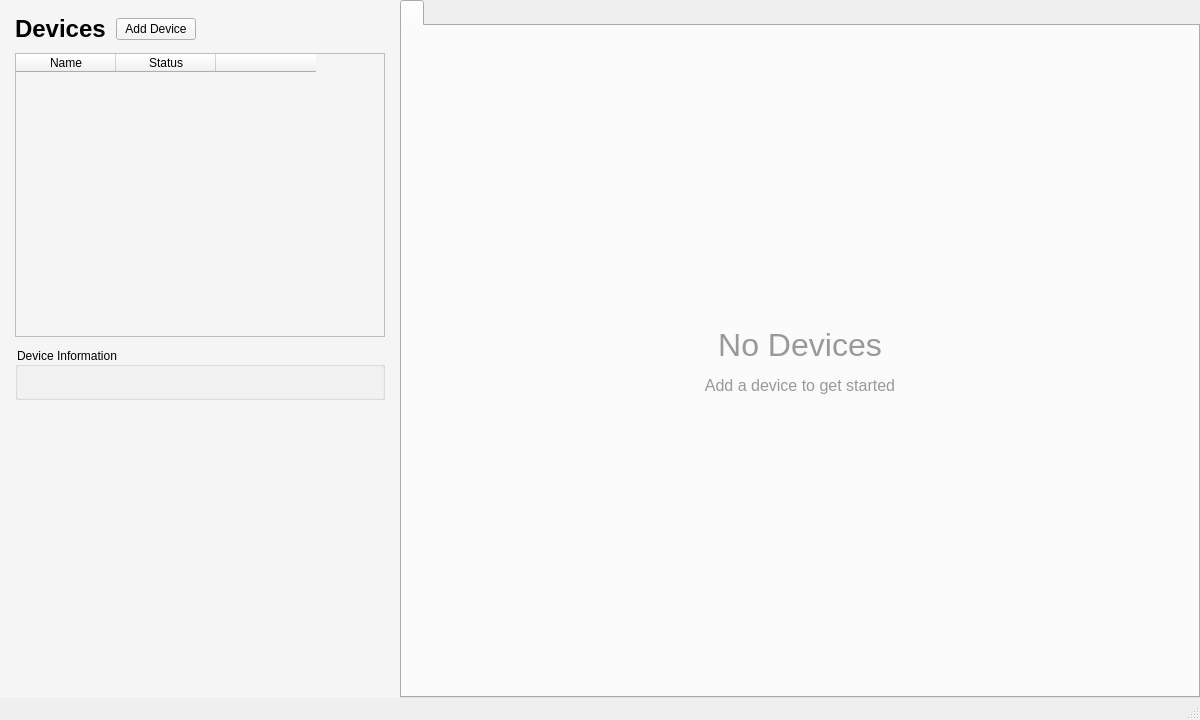
<?xml version="1.0" encoding="UTF-8"?>
<ui version="4.0">
 <class>MainWindow</class>
 <widget class="QMainWindow" name="MainWindow">
  <property name="geometry">
   <rect>
    <x>0</x>
    <y>0</y>
    <width>1200</width>
    <height>720</height>
   </rect>
  </property>
  <property name="windowTitle">
   <string>Multi-Device Dashboard</string>
  </property>
  <widget class="QWidget" name="centralwidget">
   <layout class="QHBoxLayout" name="horizontalLayout">
    <property name="spacing">
     <number>0</number>
    </property>
    <property name="leftMargin">
     <number>0</number>
    </property>
    <property name="topMargin">
     <number>0</number>
    </property>
    <property name="rightMargin">
     <number>0</number>
    </property>
    <property name="bottomMargin">
     <number>0</number>
    </property>
    <item>
     <widget class="QWidget" name="leftPanel">
      <property name="minimumSize">
       <size>
        <width>350</width>
        <height>0</height>
       </size>
      </property>
      <property name="maximumSize">
       <size>
        <width>400</width>
        <height>16777215</height>
       </size>
      </property>
      <property name="styleSheet">
       <string notr="true">background-color: #f5f5f5;</string>
      </property>
      <layout class="QVBoxLayout" name="leftLayout">
       <property name="spacing">
        <number>10</number>
       </property>
       <property name="leftMargin">
        <number>15</number>
       </property>
       <property name="topMargin">
        <number>15</number>
       </property>
       <property name="rightMargin">
        <number>15</number>
       </property>
       <property name="bottomMargin">
        <number>15</number>
       </property>
       <item>
        <layout class="QHBoxLayout" name="headerLayout">
         <property name="spacing">
          <number>10</number>
         </property>
         <property name="leftMargin">
          <number>0</number>
         </property>
         <property name="topMargin">
          <number>0</number>
         </property>
         <property name="rightMargin">
          <number>0</number>
         </property>
         <property name="bottomMargin">
          <number>0</number>
         </property>
         <item>
          <widget class="QLabel" name="titleLabel">
           <property name="text">
            <string>Devices</string>
           </property>
           <property name="styleSheet">
            <string notr="true">font-size: 18pt; font-weight: bold;</string>
           </property>
          </widget>
         </item>
         <item>
          <widget class="QPushButton" name="addDeviceButton">
           <property name="text">
            <string>Add Device</string>
           </property>
          </widget>
         </item>
         <item>
          <spacer name="headerSpacer">
           <property name="orientation">
            <enum>Qt::Horizontal</enum>
           </property>
           <property name="sizeHint" stdset="0">
            <size>
             <width>40</width>
             <height>20</height>
            </size>
           </property>
          </spacer>
         </item>
        </layout>
       </item>
       <item>
        <widget class="QTableWidget" name="devicesTable">
         <property name="alternatingRowColors">
          <bool>true</bool>
         </property>
         <property name="selectionMode">
          <enum>QAbstractItemView::SingleSelection</enum>
         </property>
         <property name="selectionBehavior">
          <enum>QAbstractItemView::SelectRows</enum>
         </property>
        <column>
         <property name="text">
          <string>Name</string>
         </property>
        </column>
        <column>
         <property name="text">
          <string>Status</string>
         </property>
        </column>
        <column>
         <property name="text">
          <string/>
         </property>
        </column>
        </widget>
       </item>
       <item>
        <widget class="QGroupBox" name="deviceInfoBox">
         <property name="title">
          <string>Device Information</string>
         </property>
         <layout class="QVBoxLayout" name="deviceInfoLayout">
          <property name="spacing">
           <number>5</number>
          </property>
          <property name="leftMargin">
           <number>10</number>
          </property>
          <property name="topMargin">
           <number>20</number>
          </property>
          <property name="rightMargin">
           <number>10</number>
          </property>
          <property name="bottomMargin">
           <number>10</number>
          </property>
         </layout>
        </widget>
       </item>
       <item>
        <spacer name="verticalSpacer">
         <property name="orientation">
          <enum>Qt::Vertical</enum>
         </property>
         <property name="sizeHint" stdset="0">
          <size>
           <width>20</width>
           <height>40</height>
          </size>
         </property>
        </spacer>
       </item>
      </layout>
     </widget>
    </item>
    <item>
     <widget class="QSplitter" name="splitter">
      <property name="orientation">
       <enum>Qt::Horizontal</enum>
      </property>
      <property name="handleWidth">
       <number>5</number>
      </property>
      <widget class="QTabWidget" name="rightPanel">
       <property name="currentIndex">
        <number>-1</number>
       </property>
       <widget class="QWidget" name="noDevicesPlaceholder">
        <property name="enabled">
         <bool>false</bool>
        </property>
        <layout class="QVBoxLayout" name="verticalLayout_2">
         <property name="spacing">
          <number>0</number>
         </property>
         <property name="leftMargin">
          <number>0</number>
         </property>
         <property name="topMargin">
          <number>0</number>
         </property>
         <property name="rightMargin">
          <number>0</number>
         </property>
         <property name="bottomMargin">
          <number>0</number>
         </property>
         <item>
          <spacer name="verticalSpacer_2">
           <property name="orientation">
            <enum>Qt::Vertical</enum>
           </property>
           <property name="sizeHint" stdset="0">
            <size>
             <width>20</width>
             <height>40</height>
            </size>
           </property>
          </spacer>
         </item>
         <item>
          <widget class="QLabel" name="noDevicesLabel">
           <property name="text">
            <string>&lt;html&gt;&lt;head/&gt;&lt;body&gt;&lt;p align=&quot;center&quot;&gt;&lt;span style=&quot; font-size:24pt; color:#999999;&quot;&gt;No Devices&lt;/span&gt;&lt;/p&gt;&lt;p align=&quot;center&quot;&gt;&lt;span style=&quot; font-size:12pt; color:#999999;&quot;&gt;Add a device to get started&lt;/span&gt;&lt;/p&gt;&lt;/body&gt;&lt;/html&gt;</string>
           </property>
           <property name="alignment">
            <set>Qt::AlignCenter</set>
           </property>
          </widget>
         </item>
         <item>
          <spacer name="verticalSpacer_3">
           <property name="orientation">
            <enum>Qt::Vertical</enum>
           </property>
           <property name="sizeHint" stdset="0">
            <size>
             <width>20</width>
             <height>40</height>
            </size>
           </property>
          </spacer>
         </item>
        </layout>
       </widget>
       <attribute name="title">
        <string>No Devices</string>
       </attribute>
      </widget>
     </widget>
    </item>
   </layout>
  </widget>
  <widget class="QMenuBar" name="menubar">
   <property name="geometry">
    <rect>
     <x>0</x>
     <y>0</y>
     <width>1200</width>
     <height>22</height>
    </rect>
   </property>
  </widget>
  <widget class="QStatusBar" name="statusbar"/>
 </widget>
 <resources/>
 <connections/>
</ui>
